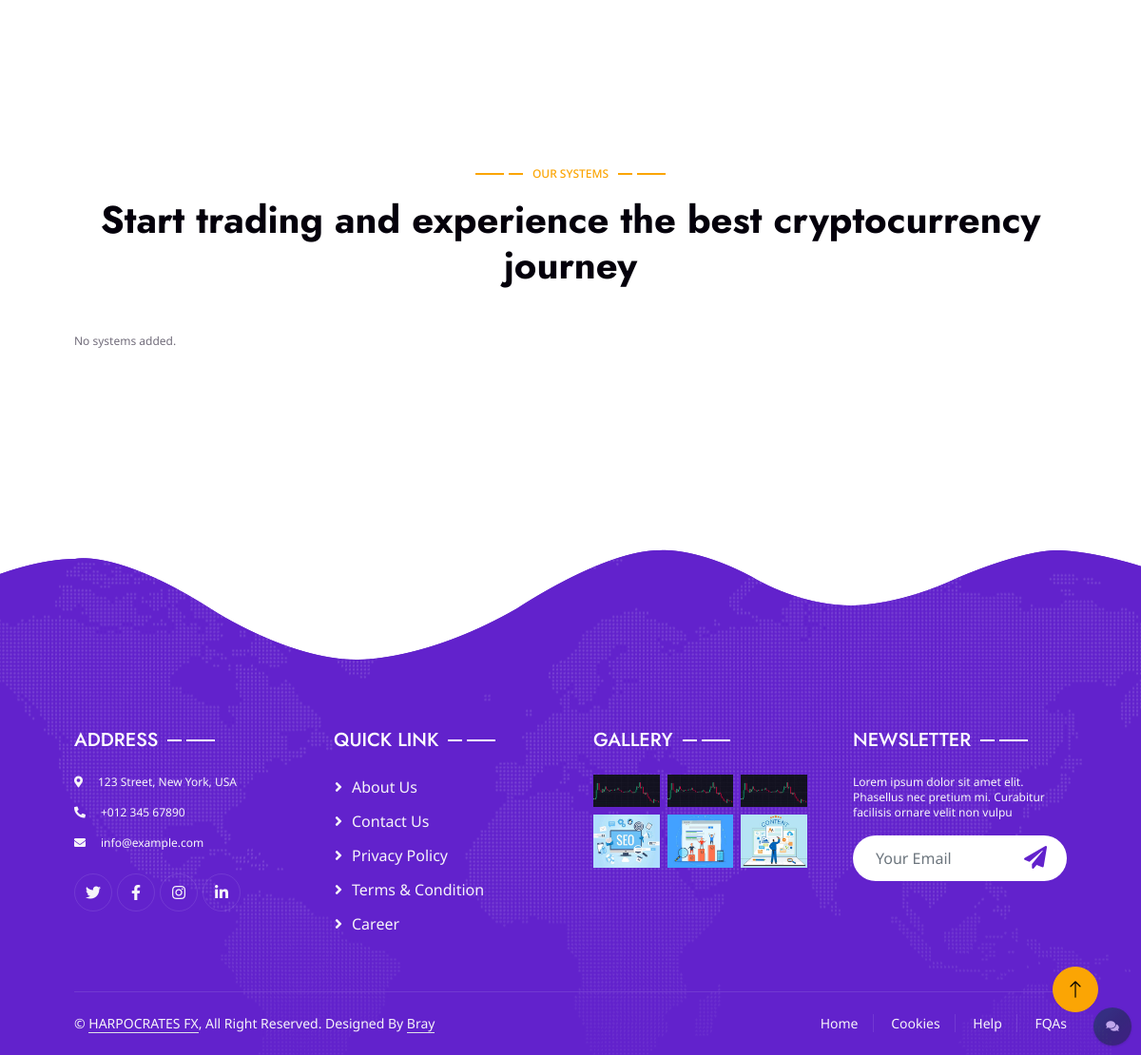
The app's page / (signed in, lower part), older data.
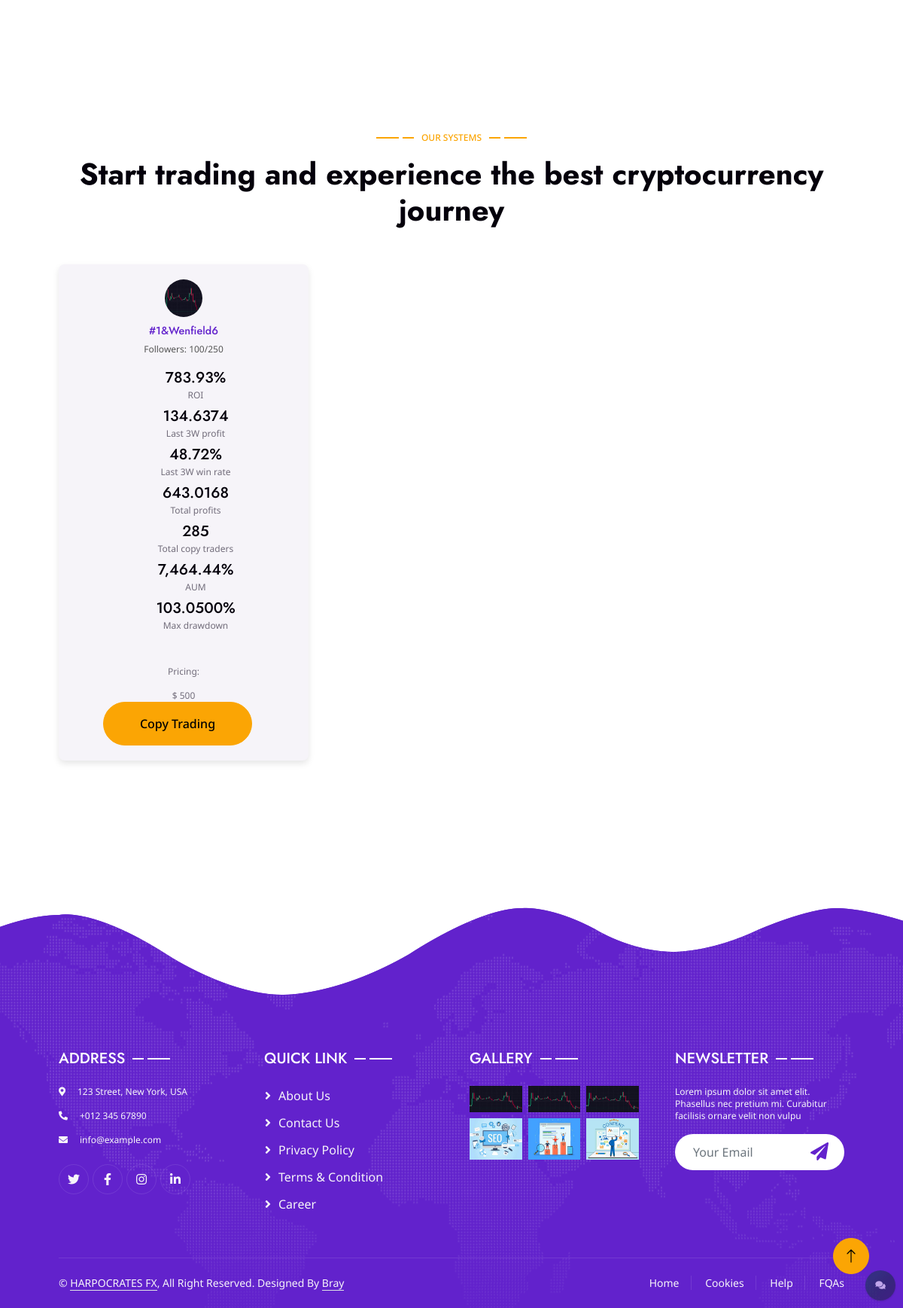
The same page, newer data.
### cms/models.py (models this page shows)
class System(models.Model):
    name = models.CharField(max_length=50 ,blank=True, null=True)
    trading_style = models.CharField(max_length=100 ,blank=True, null=True)
    fee = models.PositiveIntegerField(max_length=15, default=500, blank=False, null=False)
    roi = models.CharField(max_length=50 ,blank=True, null=True)
    last_profit = models.CharField(max_length=50 ,blank=True, null=True)
    last_profit_win_rate = models.CharField(max_length=50 ,blank=True, null=True)
    total_profits = models.DecimalField(max_digits=15, decimal_places=4 ,blank=True, null=True)
    copy_traders = models.CharField(max_length=50 ,blank=True, null=True)
    AUM = models.CharField(max_length=50 ,blank=True, null=True)
    max_drawdown = models.DecimalField(max_digits=15, decimal_places=4 ,blank=True, null=True)
    telegram = models.CharField(max_length=200 ,blank=True, null=True)
    telegram_visible = models.BooleanField(default=False, null=False)
    discord = models.CharField(max_length=200 ,blank=True, null=True)
    discord_visible = models.BooleanField(default=False, null=False)
    youtube = models.CharField(max_length=200 ,blank=True, null=True)
    youtube_visible = models.BooleanField(default=False, null=False)
    twitch = models.CharField(max_length=200 ,blank=True, null=True)
    twitch_visible = models.BooleanField(default=False, null=False)
    full = models.BooleanField(default=False, null=False)

### cms/views.py (the view)
# urls.py: path('', views.IndexView, name="index"),
@login_required
def IndexView(request):
    services = Service.objects.all()
    traders = System.objects.all()
    return render(request, 'index.html', {'services': services, 'traders': traders})

### templates/index.html (shortened to what the changed rows need)
<!DOCTYPE html>
<html lang="en">
<head>
  {% load static %}
  <link href="https://cdnjs.cloudflare.com/ajax/libs/font-awesome/5.10.0/css/all.min.css" rel="stylesheet">
  <link href="https://cdn.jsdelivr.net/npm/bootstrap-icons@1.4.1/font/bootstrap-icons.css" rel="stylesheet">
  <link href=" {% static 'lib/animate/animate.min.css' %} " rel="stylesheet">
  <link href=" {% static 'lib/owlcarousel/assets/owl.carousel.min.css' %} " rel="stylesheet">
  <link href=" {% static 'lib/lightbox/css/lightbox.min.css' %} " rel="stylesheet">
  <link href=" {% static 'css/bootstrap.min.css' %} " rel="stylesheet">
  <link href=" {% static 'css/style.css' %} " rel="stylesheet">
  <link href=" {% static 'css/floatingchat.css' %} " rel="stylesheet">
  <link href=" {% static 'css/modal.css' %} " rel="stylesheet">
</head>
<body>
  <div class="container-xxl bg-white p-0">
    <div class="container-xxl py-5">
    <div class="container py-5 px-lg-5">
      <div class="wow fadeInUp" data-wow-delay="0.1s">
        <p class="section-title text-secondary justify-content-center"><span></span>OUR SYSTEMS<span></span></p>
        <h1 class="text-center mb-5">Start trading and experience the best cryptocurrency journey</h1>
      </div>
      {% if traders %}
      <div class="row g-4 portfolio-container">
        {% for trader in traders %}
          <div class="col-lg-4 col-md-6 portfolio-item wow fadeInUp" data-wow-delay="{{ forloop.counter0 | add:'0.1' }}s">
            <div class="trader-card">
              <img class="avatar" src="{% static 'img/cryptograph.jpg' %}" alt="Avatar">
              <div class="info">
                <h3 class="text-primary fw-medium mb-2">#{{ trader.id }}&amp;{{ trader.name }}</h3>
                <div class="follows-num">Followers: 100/250</div>
              </div>
              <ul class="stats">
                <li><h5 class="lh-base mb-0">{{ trader.roi }}%</h5> ROI</li>
                <li><h5 class="lh-base mb-0">{{ trader.last_profit }}</h5> Last 3W profit</li>
                <li><h5 class="lh-base mb-0">{{ trader.last_profit_win_rate }}%</h5> Last 3W win rate</li>
                <li><h5 class="lh-base mb-0">{{ trader.total_profits }}</h5> Total profits</li>
                <li><h5 class="lh-base mb-0">{{ trader.copy_traders }}</h5> Total copy traders</li>
                    <li><h5 class="lh-base mb-0">{{ trader.AUM }}%</h5> AUM</li>
                    <li><h5 class="lh-base mb-0">{{ trader.max_drawdown }}%</h5> Max drawdown</li>
              </ul>
              <div class="asset">
                <img src="{% static 'img/origin-dollar-ousd-logo.svg' %}" alt="coin">
                <p>Pricing: </p>
                $ {{ trader.fee }}
              </div>
              <form method="post" action="{% url 'initiate_payment' %}">
                <button class="btn btn-secondary py-sm-3 px-sm-5 rounded-pill me-3 animated slideInLeft" type="submit">Copy Trading</button>
              </form>
            </div>
          </div>
        {% endfor %}
      </div>
      {% else %}
      <p>No systems added.</p>
    {% endif %}
    </div>
  </div>
</div>
</body>
</html>

Row changes from the older to the newer data that the page shows:
added System: id "1", name "Wenfield6", roi "783.93", last_profit "134.6374", last_profit_win_rate "48.72", total_profits "643.0168", copy_traders "285", AUM "7,464.44", max_drawdown "103.0500", fee "500"
Text that changed along with them:
text no longer shown: "No systems added."
